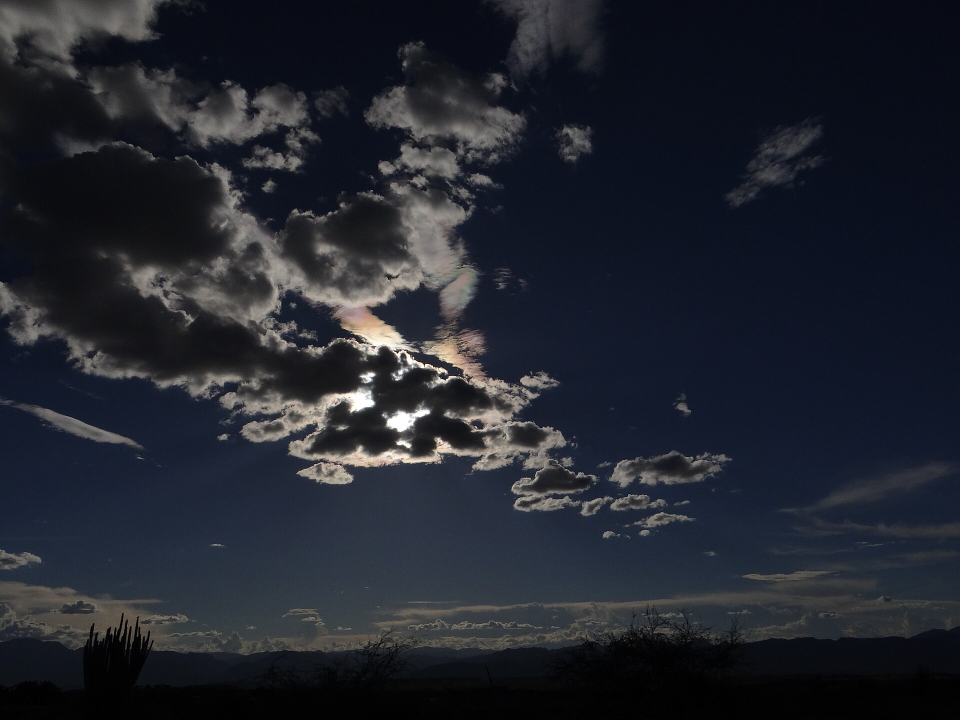
#> input picture video-internacional/assets/img/tatacoa.jpg, 1920 x 1440 px, found by its file name (shown at 1/2 size)
$ python prep_media.py
#> lines starting #> are read from the running program, lines starting #| are printed output that depends on the picture
"""Prepare graded stills, paper texture and trimmed clips for the VIANova film."""
import os, subprocess, sys, math
import numpy as np
from PIL import Image, ImageFilter
import requests

ROOT = os.path.dirname(os.path.dirname(os.path.abspath(__file__)))
SRC = os.path.join(ROOT, "assets", "src")
IMG = os.path.join(ROOT, "assets", "img")
TEX = os.path.join(ROOT, "assets", "tex")
CLIPS = os.path.join(ROOT, "assets", "clips")
for d in (SRC, IMG, TEX, CLIPS):
    os.makedirs(d, exist_ok=True)

CLIENT = os.path.abspath(os.path.join(ROOT, "..", "client", "public", "images", "colombia"))

DOWNLOADS = {
    "rivera.jpg": "https://thumb.wikimedia.org/wikipedia/commons/thumb/e/ed/Rivera%2C_Huila%2C_Colombia_-_panoramio.jpg/3840px-Rivera%2C_Huila%2C_Colombia_-_panoramio.jpg",
    "tatacoa_hi.jpg": "https://thumb.wikimedia.org/wikipedia/commons/thumb/6/6b/Desierto_de_La_Tatacoa_%28Tatacoa_Desert%29.jpg/3840px-Desierto_de_La_Tatacoa_%28Tatacoa_Desert%29.jpg",
}

def fetch():
    for name, url in DOWNLOADS.items():
        path = os.path.join(SRC, name)
        if os.path.exists(path) and os.path.getsize(path) > 100000:
            print("have", name)
            continue
        r = requests.get(url, timeout=60, headers={"User-Agent": "ViaNovaPromo/1.0"})
        r.raise_for_status()
        with open(path, "wb") as f:
            f.write(r.content)
        print("downloaded", name, len(r.content))

def cover(im, w, h):
    sw, sh = im.size
    s = max(w / sw, h / sh)
    nw, nh = int(round(sw * s)), int(round(sh * s))
    im = im.resize((nw, nh), Image.LANCZOS)
    x = (nw - w) // 2
    y = (nh - h) // 2
    return im.crop((x, y, x + w, y + h))

def grade(im, grain=0.014, vig=0.94, warm=1.0):
    a = np.asarray(im.convert("RGB"), dtype=np.float32) / 255.0
    # contrast around 0.46
    a = np.clip((a - 0.46) * 1.065 + 0.455, 0, 1)
    # saturation
    lum = a @ np.array([0.2126, 0.7152, 0.0722], dtype=np.float32)
    a = np.clip(lum[..., None] + (a - lum[..., None]) * 0.92, 0, 1)
    # warm highlights / cool lifted shadows
    l = a @ np.array([0.2126, 0.7152, 0.0722], dtype=np.float32)
    hi = np.clip((l - 0.45) / 0.55, 0, 1)
    sh = np.clip((0.42 - l) / 0.42, 0, 1)
    a[..., 0] = np.clip(a[..., 0] + warm * (0.045 * hi + 0.006 * sh), 0, 1)
    a[..., 1] = np.clip(a[..., 1] + warm * (0.012 * hi), 0, 1)
    a[..., 2] = np.clip(a[..., 2] + warm * (0.024 * sh - 0.028 * hi), 0, 1)
    # lift the toe slightly
    a = np.clip(a * 0.982 + 0.012, 0, 1)
    # vignette
    h, w = a.shape[:2]
    yy, xx = np.mgrid[0:h, 0:w].astype(np.float32)
    nx = (xx - w / 2) / (w / 2)
    ny = (yy - h / 2) / (h / 2)
    r2 = np.clip((nx * nx + ny * ny) / 2.0, 0, 1)
    v = 1.0 - (1.0 - vig) * (r2 ** 1.35)
    a *= v[..., None]
    # grain
    rng = np.random.default_rng(7)
    g = rng.normal(0, grain, (h, w, 1)).astype(np.float32)
    a = np.clip(a + g, 0, 1)
    return Image.fromarray((a * 255).round().astype(np.uint8), "RGB")

def save_still(src, dst, w=2400, h=1350, **kw):
    im = Image.open(src)
    im = cover(im, w, h)
    im = grade(im, **kw)
    im.save(dst, optimize=True)
    print("still", os.path.basename(dst), im.size)

def sharpness(src):
    im = Image.open(src).convert("L")
    im.thumbnail((1000, 1000))
    a = np.asarray(im, dtype=np.float32)
    gy, gx = np.gradient(a)
    return float(np.var(gx) + np.var(gy))

# [44 lines left out: functions paper, ink, clip, not called in this run]

def main():
    fetch()
    for name in ("tatacoa.jpg", "tatacoa_hi.jpg"):
        p = os.path.join(SRC, name)
        if os.path.exists(p):
            print("sharp", name, round(sharpness(p), 1))
    save_still(os.path.join(CLIENT, "tatacoa.webp"), os.path.join(IMG, "tatacoa.png"))
    save_still(os.path.join(CLIENT, "cocora-hero.webp"), os.path.join(IMG, "cocora.png"))
    save_still(os.path.join(CLIENT, "cartagena.webp"), os.path.join(IMG, "cartagena.png"))
    save_still(os.path.join(SRC, "rivera.jpg"), os.path.join(IMG, "rivera.png"))
    save_still(os.path.join(CLIENT, "hotel-huila.webp"), os.path.join(IMG, "hotel.png"))
    save_still(os.path.join(CLIENT, "restaurante-colombia.webp"), os.path.join(IMG, "restaurante.png"))
    save_still(os.path.join(CLIENT, "neiva-jardin.webp"), os.path.join(IMG, "neiva.png"))
    paper(); ink()
    clip(os.path.join(ROOT, "assets", "stock", "desert_aerial.mp4"), os.path.join(CLIPS, "desert.mp4"), 6.0)
    clip(os.path.join(ROOT, "assets", "stock", "man_wind.mp4"), os.path.join(CLIPS, "wind.mp4"), 4.0, start=7.0)

if __name__ == "__main__":
    main()
#> (the call stopped at in fetch, `r = requests.get(url, timeout=60, headers={"User-Agent": "ViaNovaPromo..`: the network is not available in this run)
#> in sharpness, `gy, gx = np.gradient(a)`:
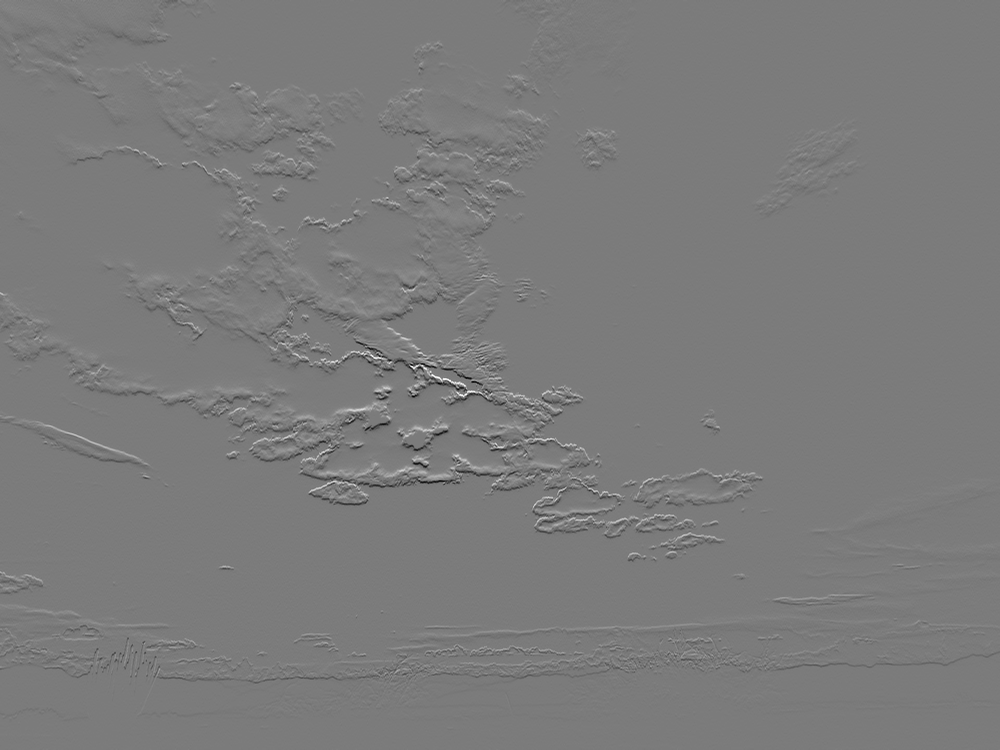
#> gy: shape (750, 1000) float32; min -106, max 112.5, mean 0; drawn with min black and max white
#> in save_still, im is the input picture: PIL image 1920x1440 RGB; mean R, G, B 33.4, 36.6, 45.4
#> in cover, `return im.crop((x, y, x + w, y + h))`:
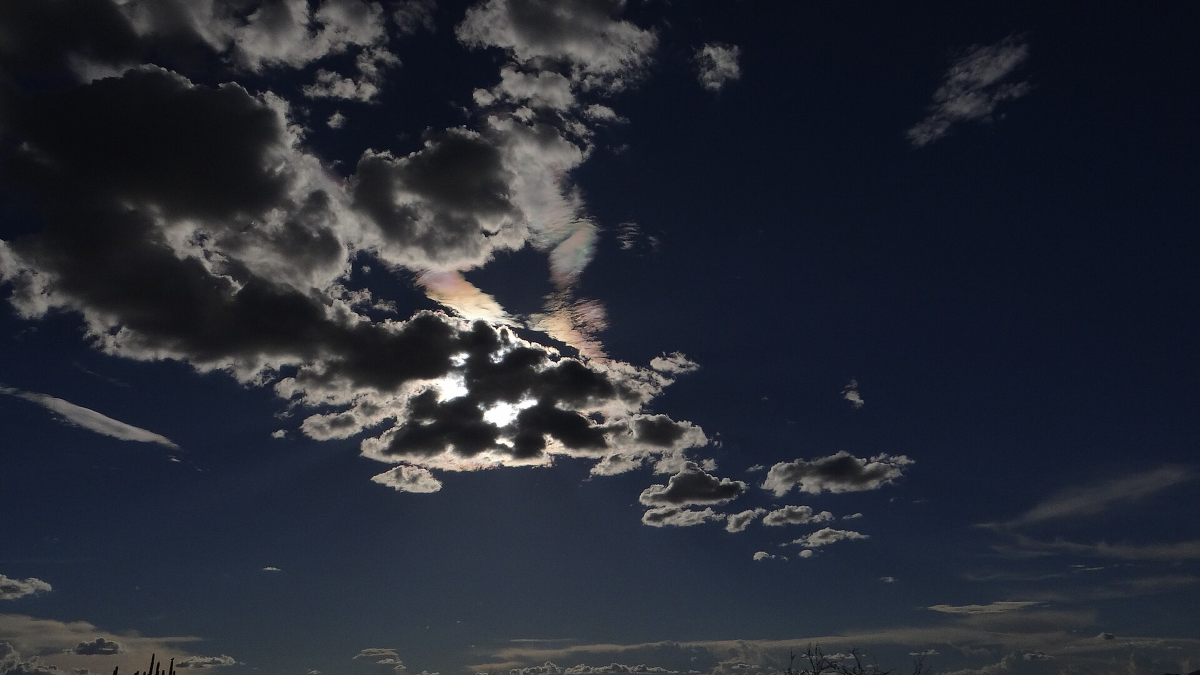
#> returned value: PIL image 2400x1350 RGB (shown at 1/2 size); mean R, G, B 38.6, 42.3, 52.2
#> in grade, `lum = a @ np.array([0.2126, 0.7152, 0.0722], dtype=np.float32)`:
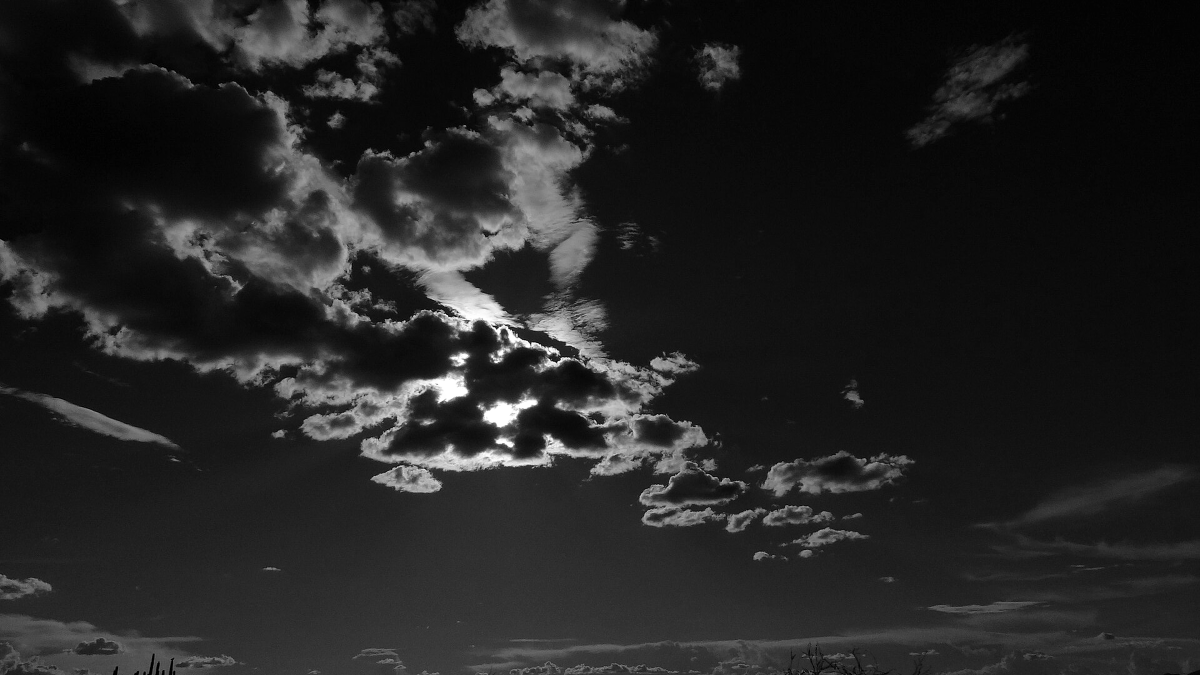
#> lum: shape (1350, 2400) float32 (shown at 1/2 size); min 0, max 1, mean 0.141
#> in grade, `hi = np.clip((l - 0.45) / 0.55, 0, 1)`:
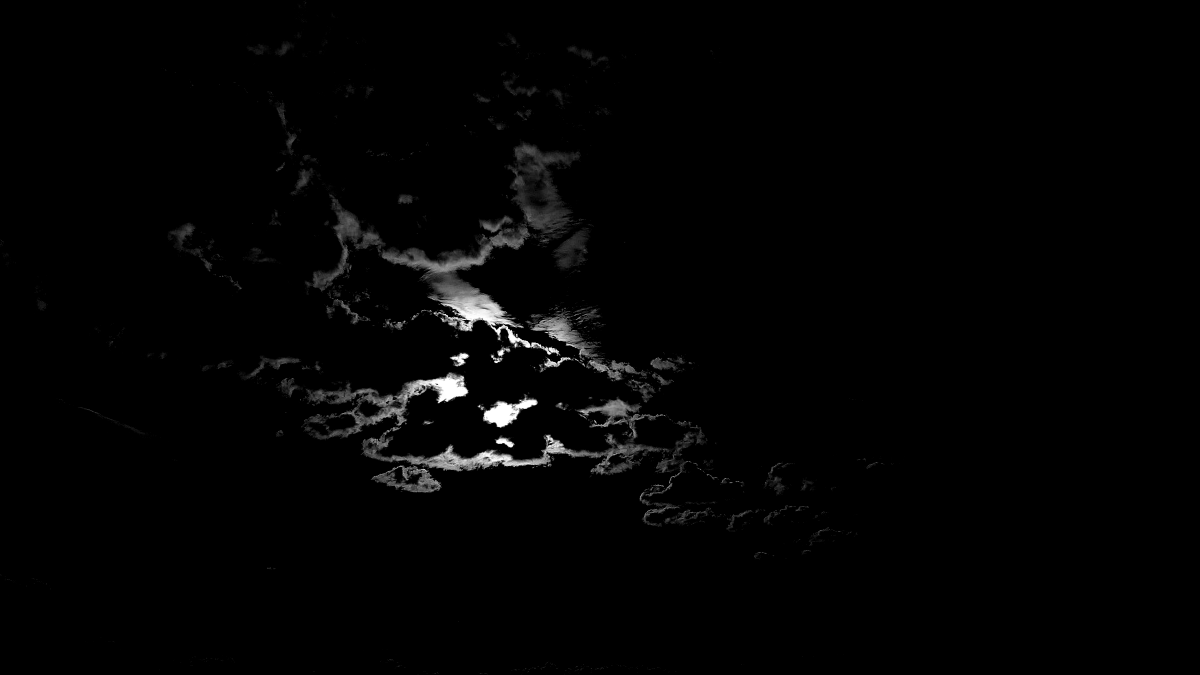
#> hi: shape (1350, 2400) float32 (shown at 1/2 size); min 0, max 1, mean 0.0134
#> in grade, `sh = np.clip((0.42 - l) / 0.42, 0, 1)`:
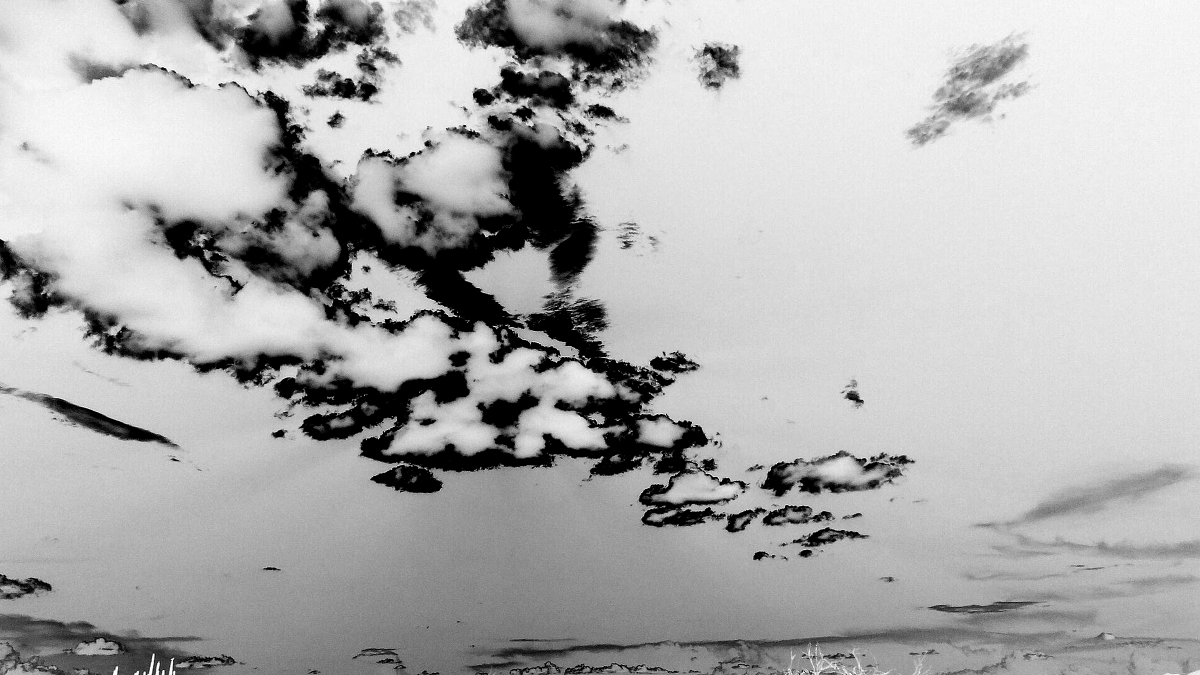
#> sh: shape (1350, 2400) float32 (shown at 1/2 size); min 0, max 1, mean 0.685
#| still tatacoa.png (2400, 1350)
#> (the run stopped early here; a loop or call above may not have finished)
